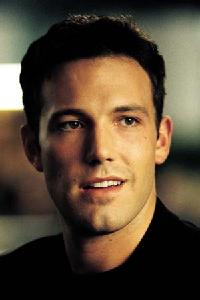
#> input picture AdvancedComputerVisionExercises/data/5-celebrity-faces/ben_afflek/httpabsolumentgratuitfreefrimagesbenaffleckjpg.jpg, 200 x 300 px; its folder holds only this picture in this run
$ python face_recognition_template.py
#> lines starting #> are read from the running program, lines starting #| are printed output that depends on the picture
import os
import sys# added by LARPE
sys.path.append("../") # added by LARPE
import cv2
#import face_recognition as fr
import numpy as np
from sklearn.metrics import classification_report
from sklearn.model_selection import train_test_split

from lib.visualization.image import choose_face


class EigenFaces:
    def __init__(self, unprocessed_imgs, labels, face_size=(30, 30)):
        """
        Parameters
        ----------
        unprocessed_imgs (ndarray): The training images. Shape (n, height, width)
        labels (list): The labels (names) to the faces in the images. Shape (n)
        face_size (tuple): The image size the faces should be in before face recognition
        """
        self.face_size = face_size
        face_cascade_file = f'{cv2.data.haarcascades}haarcascade_frontalface_default.xml'
        self.face_cascade = cv2.CascadeClassifier(face_cascade_file)

        # Find faces in the unprocessed_imgs
        x_train, self.y_train = self.process_images(unprocessed_imgs, labels)

        # Train the EigenFaces and project the x_train data
        self.x_train = self.train(x_train)

    def process_images(self, unprocessed_imgs, labels):
        print("Processing images")
        """
        Processes the images.

        Parameters
        ----------
        unprocessed_imgs (list): List with images. Shape (n_images)
        labels (list): List with the names of the people's faces there should be in the images. Shape (n_images)

        Returns
        -------
        x (ndarray): The faces from the images as vectors. Shape (n_faces,self.face_size[0]*self.face_size[1])
        y (ndarray): The names for the faces. Shape (n_faces)
        """
        # Prepare the images for the EigenFaces algorithm:
        # For each image, convert it to grayscale and detect faces using the CascadeClassifier
        # If multiple faces detected remove the face not corresponding to the label (e.g. use cv2 to show both images and select the correct one)
        # Crop the face using the detected bounding box, resize to self.face_size, and flatten
        # Save crop and label in a list each, x and y
        # If no face is detected discard label
        # Return x, y

        x = np.empty((len(unprocessed_imgs),self.face_size[0]*self.face_size[1]))
        y = []

        colors = [(255,0,0), (0,255,0), (0,0,255)]

        n_face_imgs = 0
        for img_idx, img in enumerate(unprocessed_imgs):
            show_image = False
            gray_img = cv2.cvtColor(img, cv2.COLOR_BGR2GRAY)
            faces = self.face_cascade.detectMultiScale(gray_img, 1.3, 5)

            if len(faces) > 1:
                show_image = True
            if len(faces) == 0:
                continue

            for i, (x_img,y_img,w,h) in enumerate(faces):
                img = cv2.rectangle(img,(x_img,y_img),(x_img+w,y_img+h),colors[i],2)
                roi_gray = gray_img[y_img:y_img+h, x_img:x_img+w]
                roi_color = img[y_img:y_img+h, x_img:x_img+w]

            input_idx = 0
            if show_image:
                cv2.imshow('img',img)
                cv2.waitKey(0)
                input_idx = int(input("Input index corresponding to correct rectangle {0: blue, 1: green, 2: red}:"))
                cv2.destroyAllWindows()
                print("input idx: ", input_idx)

            (x_img,y_img,w,h) = faces[input_idx]
            face_roi = gray_img[y_img:y_img+h, x_img:x_img+w]
            face_roi = cv2.resize(face_roi,(self.face_size[0],self.face_size[1]), interpolation = cv2.INTER_CUBIC)

            #print(face_roi.shape)
            x[n_face_imgs, :] = face_roi.reshape(1, self.face_size[0]*self.face_size[1])
            y.append(labels[img_idx])
            n_face_imgs += 1

        print("x-shape: ", x[:n_face_imgs,:].shape)
        print("y-shape: ", np.asarray(y).shape)

        return x[:n_face_imgs,:], np.asarray(y)

    def train(self, x, n_vecs=128):
        """
        Calculats the mean, eigenfaces and resturns projected face vectors

        Parameters
        ----------
        x (ndarray): Face image vectors. Shape (n_faces, self.face_size[0]*self.face_size[1])
        n_vecs (int): The number of the most significant eigenfaces to use

        Returns
        -------
        x_projected (ndarray) The projected face vectors. Shape (n_faces, n_vecs)
        """
        # Calculate the mean value for each pixel, i.e. along axis 0
        # Calculate the covariance of x (output should be of size (n_pixels x n_pixels) and not (n_images x n_images))
        # Use Eigen value decomposition on the covariance matrix
        # Remove all except the n_vecs best Eigen vectors
        # Project the input to face space and return them

        mean_x = np.mean(x, axis=0)
        print("mean x:", mean_x.shape)
        cov_x = np.cov(x.T)
        print("cov_x.shape",cov_x.shape)
        w,v = np.linalg.eig(cov_x)
        print("evd",w,v)
        print("diag",w.shape)

        w[:n_vecs]

        pass

    def project(self, face_vector):
        """
        Project the face vector into face space

        Parameters
        ----------
        face_vector (ndarray): The face image vector. Shape (face_size[0]*face_size[1])

        Returns
        -------
        face_project (ndarray): The projection of the face vectors. Shape (n_vecs)
        """
        # Project the image to face space
        pass

    def predict(self, face_vector):
        """
        Predict how's face are present in the face vector

        Parameters
        ----------
        face_vector (ndarray): The face image vector. Shape (face_size[0]*face_size[1])

        Returns
        -------
        label (str): The name of the predicted person
        """
        # Use self.project(...) to project the image to face space
        # Calculate the distance to each encoding in the train set
        # Return the label of the training example closest to the new example
        pass


class FaceNet():
    # Optional: construct a class similar to EigenFaces, but which uses the face_recognition module to encode the images
    pass


def split_data(dataset, test_size=0.2):
    """
    Loads the images and split it into a train and test set

    Parameters
    ----------
    dataset (str): The path to the dataset
    test_size (float): Represent the proportion of the dataset to include in the test split

    Returns
    -------
    x_train (list): The images in the training set. Shape (n_train, height, width)
    x_test (list): The images in the test set. Shape (n_test, height, width)
    y_train (list): The labels in the training set. Shape (n_train)
    y_test (list): The labels in the test set. Shape (n_test)
    """
#> called with dataset = '../data/5-celebrity-faces', test_size = 0.2
    images, labels = [], []
    for label in os.listdir(dataset):
        path = os.path.join(dataset, label)
        if os.path.isdir(path):
            for file in os.listdir(path):
                images.append(cv2.imread(os.path.join(os.path.join(dataset, label, file))))
                labels.append(label)
    x_train, x_test, y_train, y_test = train_test_split(images, labels, test_size=test_size)
    return x_train, x_test, y_train, y_test


if __name__ == "__main__":
    dataset = '../data/5-celebrity-faces'

    # Load the dataset and split it into train and test set
    x_train, x_test, y_train, y_test = split_data(dataset)

    # -- EigenFaces --
    # Create a EigenFaces detector with the training images
    eigenface = EigenFaces(x_train, y_train)
#> the loop in process_images, `for img_idx, img in enumerate(unprocessed_imgs):` made 2 passes
#> pass 1, in process_images, `gray_img = cv2.cvtColor(img, cv2.COLOR_BGR2GRAY)`:
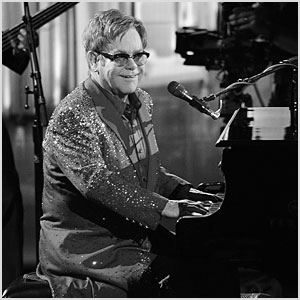
#> gray_img: shape (300, 300); min 0, max 255, mean 68.8
#> pass 1, in process_images, `face_roi = gray_img[y_img:y_img+h, x_img:x_img+w]`:
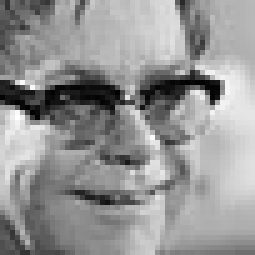
#> face_roi: shape (51, 51) (shown 5 times larger); min 1, max 255, mean 148.6
#> pass 1, in process_images, `face_roi = cv2.resize(face_roi,(self.face_size[0],self.face_size[1]), ..`:
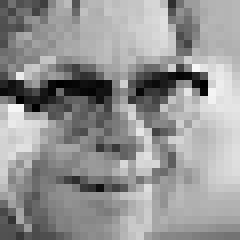
#> face_roi: shape (30, 30) (shown 8 times larger); min 0, max 247, mean 148.7
#> pass 2, in process_images, `gray_img = cv2.cvtColor(img, cv2.COLOR_BGR2GRAY)`:
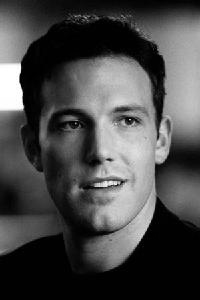
#> gray_img: shape (300, 200); min 0, max 255, mean 72.9
#| x-shape:  (2, 900)
#| y-shape:  (2,)
#| mean x: (900,)
#> in train, `cov_x = np.cov(x.T)`:
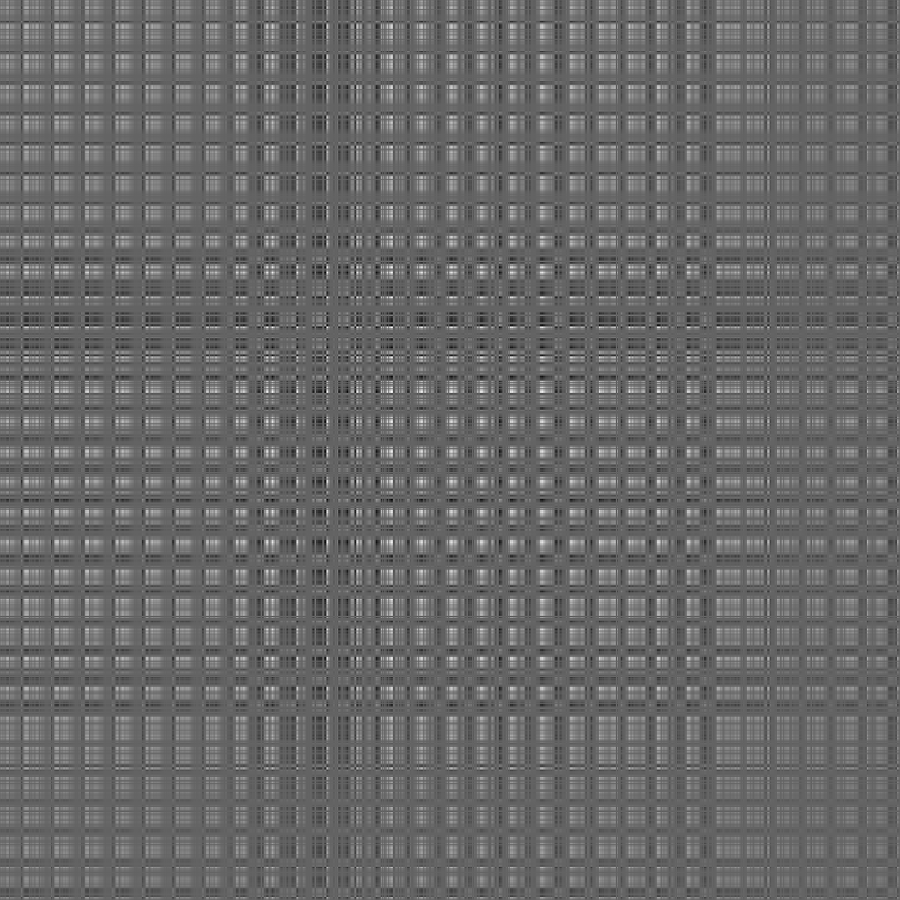
#> cov_x: shape (900, 900) float64; min -18677.5, max 29040.5, mean 1049.2; drawn with min black and max white
#| cov_x.shape (900, 900)

    # Process the test images
    x_test_proc, y_test_proc = eigenface.process_images(x_test, y_test)
#> the loop in process_images (call 2), `for img_idx, img in enumerate(unprocessed_imgs):` made 1 pass
#> pass 1, in process_images (call 2), `gray_img = cv2.cvtColor(img, cv2.COLOR_BGR2GRAY)`:
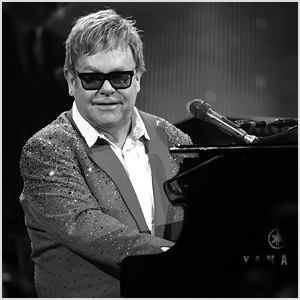
#> gray_img: shape (300, 300); min 0, max 255, mean 60.4
    # Preform face recognition
    y_pred = [eigenface.predict(image) for image in x_test_proc]
    # Print the classification report
#> (the run stopped early here; a loop or call above may not have finished)
